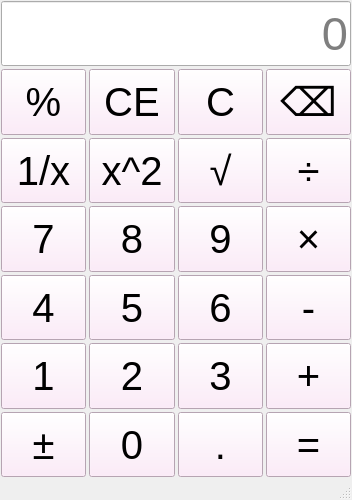
<?xml version="1.0" encoding="UTF-8"?>
<ui version="4.0">
 <class>MainWindow</class>
 <widget class="QMainWindow" name="MainWindow">
  <property name="geometry">
   <rect>
    <x>0</x>
    <y>0</y>
    <width>352</width>
    <height>500</height>
   </rect>
  </property>
  <property name="windowTitle">
   <string>计算器 2022414040107 单欣彤</string>
  </property>
  <property name="styleSheet">
   <string notr="true">QPushButton{
    background-color: rgb(255, 230, 249);
	font: 9pt &quot;Bradley Hand ITC&quot;;
    font-size:30pt;
}

QPushButton::hover{
	background-color: rgb(229, 252, 255);
	color: rgb(0, 0, 0);
}

QPushButton::pressed{
	background-color: rgb(221, 222, 255);
	color: rgb(0, 0, 0);
}

QLineEdit{
font-size:35pt;
}</string>
  </property>
  <widget class="QWidget" name="centralwidget">
   <layout class="QVBoxLayout" name="verticalLayout">
    <property name="spacing">
     <number>3</number>
    </property>
    <property name="leftMargin">
     <number>1</number>
    </property>
    <property name="topMargin">
     <number>1</number>
    </property>
    <property name="rightMargin">
     <number>1</number>
    </property>
    <property name="bottomMargin">
     <number>1</number>
    </property>
    <item>
     <layout class="QGridLayout" name="gridLayout">
      <item row="4" column="1">
       <widget class="QPushButton" name="btnNum8">
        <property name="sizePolicy">
         <sizepolicy hsizetype="Minimum" vsizetype="Preferred">
          <horstretch>0</horstretch>
          <verstretch>0</verstretch>
         </sizepolicy>
        </property>
        <property name="text">
         <string>8</string>
        </property>
       </widget>
      </item>
      <item row="6" column="3">
       <widget class="QPushButton" name="btnPlus">
        <property name="sizePolicy">
         <sizepolicy hsizetype="Minimum" vsizetype="Preferred">
          <horstretch>0</horstretch>
          <verstretch>0</verstretch>
         </sizepolicy>
        </property>
        <property name="text">
         <string>+</string>
        </property>
       </widget>
      </item>
      <item row="4" column="3">
       <widget class="QPushButton" name="btnMultipe">
        <property name="sizePolicy">
         <sizepolicy hsizetype="Minimum" vsizetype="Preferred">
          <horstretch>0</horstretch>
          <verstretch>0</verstretch>
         </sizepolicy>
        </property>
        <property name="text">
         <string>×</string>
        </property>
       </widget>
      </item>
      <item row="5" column="3">
       <widget class="QPushButton" name="btnMinus">
        <property name="sizePolicy">
         <sizepolicy hsizetype="Minimum" vsizetype="Preferred">
          <horstretch>0</horstretch>
          <verstretch>0</verstretch>
         </sizepolicy>
        </property>
        <property name="text">
         <string>-</string>
        </property>
       </widget>
      </item>
      <item row="5" column="1">
       <widget class="QPushButton" name="btnNum5">
        <property name="sizePolicy">
         <sizepolicy hsizetype="Minimum" vsizetype="Preferred">
          <horstretch>0</horstretch>
          <verstretch>0</verstretch>
         </sizepolicy>
        </property>
        <property name="text">
         <string>5</string>
        </property>
       </widget>
      </item>
      <item row="8" column="2">
       <widget class="QPushButton" name="btnPeriod">
        <property name="sizePolicy">
         <sizepolicy hsizetype="Minimum" vsizetype="Preferred">
          <horstretch>0</horstretch>
          <verstretch>0</verstretch>
         </sizepolicy>
        </property>
        <property name="text">
         <string>.</string>
        </property>
       </widget>
      </item>
      <item row="1" column="3">
       <widget class="QPushButton" name="btnDel">
        <property name="sizePolicy">
         <sizepolicy hsizetype="Minimum" vsizetype="Preferred">
          <horstretch>0</horstretch>
          <verstretch>0</verstretch>
         </sizepolicy>
        </property>
        <property name="text">
         <string>⌫</string>
        </property>
       </widget>
      </item>
      <item row="6" column="2">
       <widget class="QPushButton" name="btnNum3">
        <property name="sizePolicy">
         <sizepolicy hsizetype="Minimum" vsizetype="Preferred">
          <horstretch>0</horstretch>
          <verstretch>0</verstretch>
         </sizepolicy>
        </property>
        <property name="text">
         <string>3</string>
        </property>
       </widget>
      </item>
      <item row="2" column="3">
       <widget class="QPushButton" name="btnDivide">
        <property name="sizePolicy">
         <sizepolicy hsizetype="Minimum" vsizetype="Preferred">
          <horstretch>0</horstretch>
          <verstretch>0</verstretch>
         </sizepolicy>
        </property>
        <property name="text">
         <string>÷</string>
        </property>
       </widget>
      </item>
      <item row="2" column="1">
       <widget class="QPushButton" name="btnSquare">
        <property name="sizePolicy">
         <sizepolicy hsizetype="Minimum" vsizetype="Preferred">
          <horstretch>0</horstretch>
          <verstretch>0</verstretch>
         </sizepolicy>
        </property>
        <property name="text">
         <string>x^2</string>
        </property>
       </widget>
      </item>
      <item row="2" column="0">
       <widget class="QPushButton" name="btnInverse">
        <property name="sizePolicy">
         <sizepolicy hsizetype="Minimum" vsizetype="Preferred">
          <horstretch>0</horstretch>
          <verstretch>0</verstretch>
         </sizepolicy>
        </property>
        <property name="text">
         <string>1/x</string>
        </property>
       </widget>
      </item>
      <item row="2" column="2">
       <widget class="QPushButton" name="btnSqrt">
        <property name="sizePolicy">
         <sizepolicy hsizetype="Minimum" vsizetype="Preferred">
          <horstretch>0</horstretch>
          <verstretch>0</verstretch>
         </sizepolicy>
        </property>
        <property name="text">
         <string>√</string>
        </property>
       </widget>
      </item>
      <item row="5" column="2">
       <widget class="QPushButton" name="btnNum6">
        <property name="sizePolicy">
         <sizepolicy hsizetype="Minimum" vsizetype="Preferred">
          <horstretch>0</horstretch>
          <verstretch>0</verstretch>
         </sizepolicy>
        </property>
        <property name="text">
         <string>6</string>
        </property>
       </widget>
      </item>
      <item row="1" column="0">
       <widget class="QPushButton" name="btnPercentage">
        <property name="sizePolicy">
         <sizepolicy hsizetype="Minimum" vsizetype="Preferred">
          <horstretch>0</horstretch>
          <verstretch>0</verstretch>
         </sizepolicy>
        </property>
        <property name="text">
         <string>%</string>
        </property>
       </widget>
      </item>
      <item row="0" column="0" colspan="4">
       <widget class="QLineEdit" name="display">
        <property name="sizePolicy">
         <sizepolicy hsizetype="Expanding" vsizetype="Preferred">
          <horstretch>0</horstretch>
          <verstretch>0</verstretch>
         </sizepolicy>
        </property>
        <property name="alignment">
         <set>Qt::AlignRight|Qt::AlignTrailing|Qt::AlignVCenter</set>
        </property>
        <property name="placeholderText">
         <string>0</string>
        </property>
       </widget>
      </item>
      <item row="5" column="0">
       <widget class="QPushButton" name="btnNum4">
        <property name="sizePolicy">
         <sizepolicy hsizetype="Minimum" vsizetype="Preferred">
          <horstretch>0</horstretch>
          <verstretch>0</verstretch>
         </sizepolicy>
        </property>
        <property name="text">
         <string>4</string>
        </property>
       </widget>
      </item>
      <item row="1" column="2">
       <widget class="QPushButton" name="btnClear">
        <property name="sizePolicy">
         <sizepolicy hsizetype="Minimum" vsizetype="Preferred">
          <horstretch>0</horstretch>
          <verstretch>0</verstretch>
         </sizepolicy>
        </property>
        <property name="text">
         <string>C</string>
        </property>
       </widget>
      </item>
      <item row="6" column="1">
       <widget class="QPushButton" name="btnNum2">
        <property name="sizePolicy">
         <sizepolicy hsizetype="Minimum" vsizetype="Preferred">
          <horstretch>0</horstretch>
          <verstretch>0</verstretch>
         </sizepolicy>
        </property>
        <property name="text">
         <string>2</string>
        </property>
       </widget>
      </item>
      <item row="1" column="1">
       <widget class="QPushButton" name="btnClearAll">
        <property name="sizePolicy">
         <sizepolicy hsizetype="Minimum" vsizetype="Preferred">
          <horstretch>0</horstretch>
          <verstretch>0</verstretch>
         </sizepolicy>
        </property>
        <property name="text">
         <string>CE</string>
        </property>
       </widget>
      </item>
      <item row="8" column="3">
       <widget class="QPushButton" name="btnEqual">
        <property name="sizePolicy">
         <sizepolicy hsizetype="Minimum" vsizetype="Preferred">
          <horstretch>0</horstretch>
          <verstretch>0</verstretch>
         </sizepolicy>
        </property>
        <property name="text">
         <string>=</string>
        </property>
       </widget>
      </item>
      <item row="4" column="0">
       <widget class="QPushButton" name="btnNum7">
        <property name="sizePolicy">
         <sizepolicy hsizetype="Minimum" vsizetype="Preferred">
          <horstretch>0</horstretch>
          <verstretch>0</verstretch>
         </sizepolicy>
        </property>
        <property name="text">
         <string>7</string>
        </property>
       </widget>
      </item>
      <item row="6" column="0">
       <widget class="QPushButton" name="btnNum1">
        <property name="sizePolicy">
         <sizepolicy hsizetype="Minimum" vsizetype="Preferred">
          <horstretch>0</horstretch>
          <verstretch>0</verstretch>
         </sizepolicy>
        </property>
        <property name="text">
         <string>1</string>
        </property>
       </widget>
      </item>
      <item row="4" column="2">
       <widget class="QPushButton" name="btnNum9">
        <property name="sizePolicy">
         <sizepolicy hsizetype="Minimum" vsizetype="Preferred">
          <horstretch>0</horstretch>
          <verstretch>0</verstretch>
         </sizepolicy>
        </property>
        <property name="text">
         <string>9</string>
        </property>
       </widget>
      </item>
      <item row="8" column="1">
       <widget class="QPushButton" name="btnNum0">
        <property name="sizePolicy">
         <sizepolicy hsizetype="Minimum" vsizetype="Preferred">
          <horstretch>0</horstretch>
          <verstretch>0</verstretch>
         </sizepolicy>
        </property>
        <property name="text">
         <string>0</string>
        </property>
       </widget>
      </item>
      <item row="8" column="0">
       <widget class="QPushButton" name="btnPlusMinus">
        <property name="sizePolicy">
         <sizepolicy hsizetype="Minimum" vsizetype="Preferred">
          <horstretch>0</horstretch>
          <verstretch>0</verstretch>
         </sizepolicy>
        </property>
        <property name="text">
         <string>±</string>
        </property>
       </widget>
      </item>
     </layout>
    </item>
   </layout>
  </widget>
  <widget class="QMenuBar" name="menubar">
   <property name="geometry">
    <rect>
     <x>0</x>
     <y>0</y>
     <width>352</width>
     <height>21</height>
    </rect>
   </property>
  </widget>
  <widget class="QStatusBar" name="statusbar"/>
 </widget>
 <resources/>
 <connections/>
</ui>
